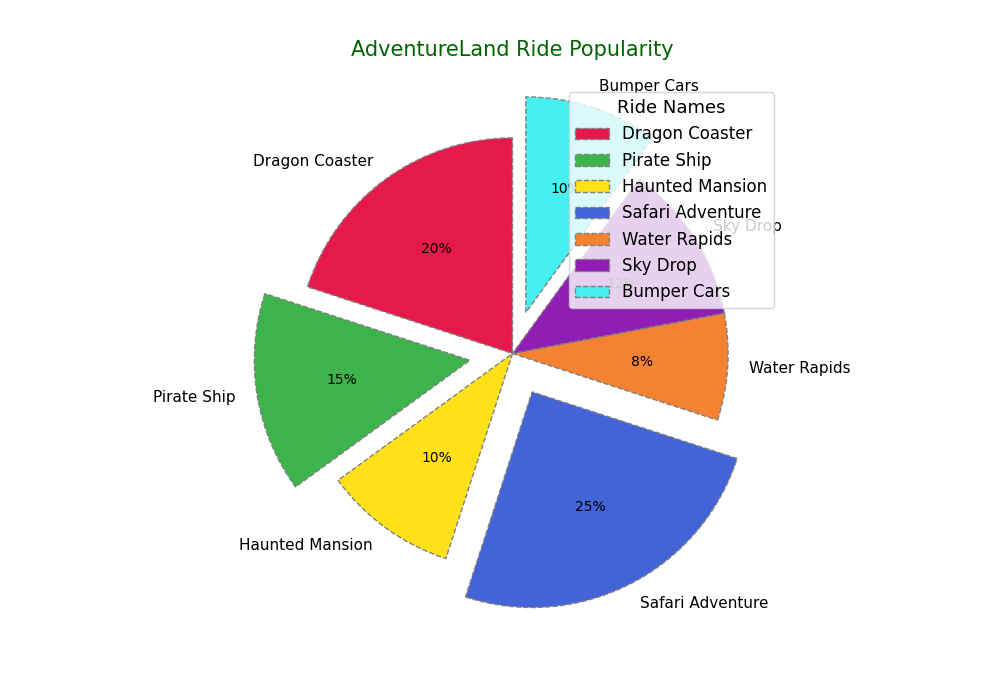

Python code for this plot:
import matplotlib.pyplot as plt

ride_names = ['Dragon Coaster', 'Pirate Ship', 'Haunted Mansion', 'Safari Adventure', 'Water Rapids', 'Sky Drop', 'Bumper Cars']
visitor_percentage = [20, 15, 10, 25, 8, 12, 10]
colors = ['#e6194b', '#3cb44b', '#ffe119', '#4363d8', '#f58231', '#911eb4', '#46f0f0']

fig, ax = plt.subplots(figsize=(10, 7))

wedges, texts, autotexts = ax.pie(
    visitor_percentage,
    labels=ride_names,
    autopct='%1.0f%%',
    startangle=90,
    colors=colors,
    wedgeprops=dict(edgecolor='gray', linestyle='--'),
    explode=(0, 0.2, 0, 0.2, 0, 0, 0.2),
    shadow=False
)

plt.setp(autotexts, size=10, weight="normal", color="black")
plt.setp(texts, size=11)

plt.title('AdventureLand Ride Popularity', fontsize=15, fontweight='normal', color='darkgreen', pad=20)

ax.legend(
    wedges, 
    ride_names, 
    title="Ride Names", 
    loc="upper right", 
    bbox_to_anchor=(1, 1),
    fontsize=12,
    title_fontsize=13
)

ax.set_aspect('equal')

plt.show()
